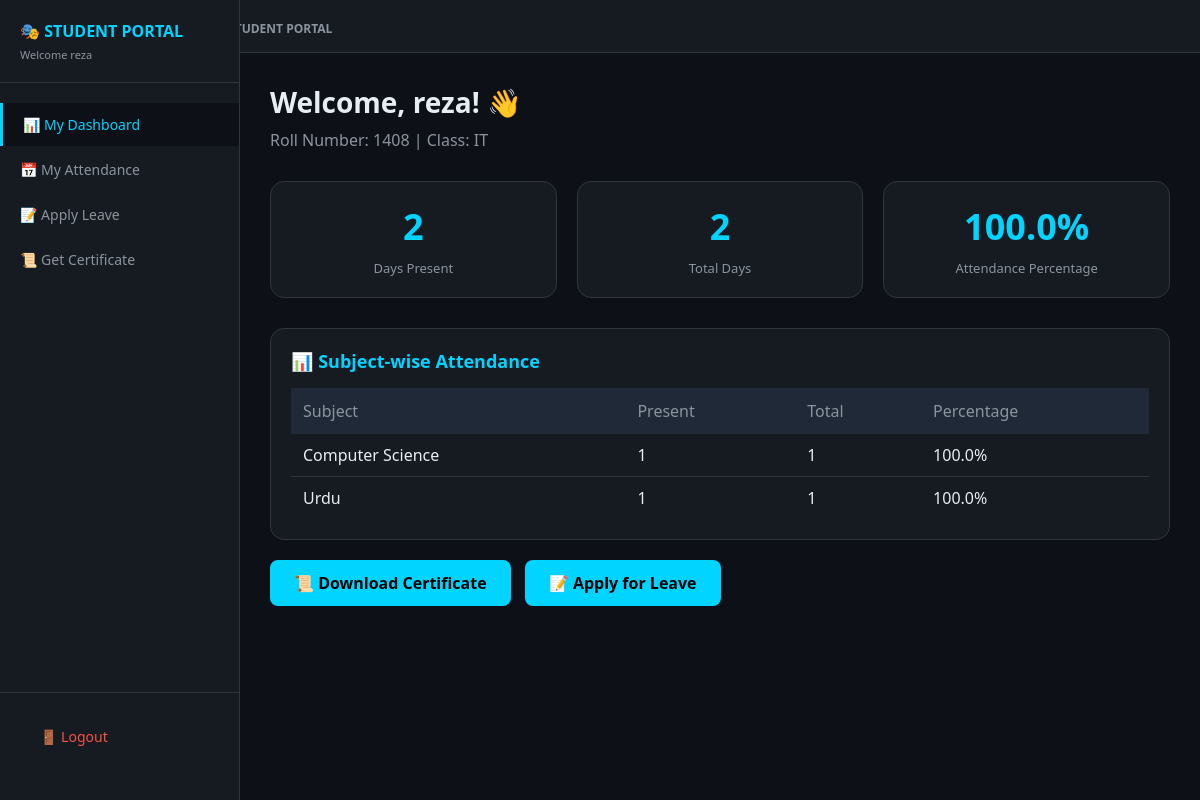
/student/dashboard (signed in), run on the app's committed database.
### tables this page shows
CREATE TABLE students (
            id INTEGER PRIMARY KEY AUTOINCREMENT,
            student_id VARCHAR(20) UNIQUE NOT NULL,
            roll_number VARCHAR(20) NOT NULL,
            name VARCHAR(100) NOT NULL,
            class_name VARCHAR(50) NOT NULL,
            section VARCHAR(10),
            email VARCHAR(100),
            phone VARCHAR(15),
            father_name VARCHAR(100),
            registration_date DATE DEFAULT CURRENT_DATE,
            is_active BOOLEAN DEFAULT 1,
            face_encoding BLOB,
            created_at TIMESTAMP DEFAULT CURRENT_TIMESTAMP,
            UNIQUE(class_name, roll_number)
        );

CREATE TABLE subjects (
            id INTEGER PRIMARY KEY AUTOINCREMENT,
            subject_code VARCHAR(20) UNIQUE NOT NULL,
            subject_name VARCHAR(100) NOT NULL,
            teacher_id INTEGER NOT NULL,
            class_name VARCHAR(50) NOT NULL,
            semester VARCHAR(20),
            is_active BOOLEAN DEFAULT 1,
            created_at TIMESTAMP DEFAULT CURRENT_TIMESTAMP,
            FOREIGN KEY (teacher_id) REFERENCES teachers(id)
        );

### app.py (the view)
@app.route('/student/dashboard')
@student_required
def student_dashboard():
    conn = sqlite3.connect(DB_PATH)
    cursor = conn.cursor()
    cursor.execute('SELECT id FROM students WHERE name = ?', (session['student_name'],))
    student = cursor.fetchone()
    student_id = student[0] if student else None
    if student_id:
        cursor.execute('''
            SELECT
                COUNT(CASE WHEN status = 'present' THEN 1 END) as present,
                COUNT(*) as total
            FROM attendance WHERE student_id = ?
        ''', (student_id,))
        attendance = cursor.fetchone()
        cursor.execute('''
            SELECT sub.subject_name, COUNT(*) as total,
                   COUNT(CASE WHEN a.status = 'present' THEN 1 END) as present
            FROM attendance a JOIN subjects sub ON a.subject_id = sub.id
            WHERE a.student_id = ?
            GROUP BY sub.subject_name
        ''', (student_id,))
        subject_attendance = cursor.fetchall()
    else:
        attendance = (0, 0)
        subject_attendance = []
    conn.close()
    return render_template('student_dashboard.html',
                         student_name=session['student_name'],
                         student_roll=session['student_roll'],
                         student_class=session['student_class'],
                         attendance=attendance,
                         subject_attendance=subject_attendance)

### app.py (called while the page is built)
def student_required(f):
    @wraps(f)
    def decorated_function(*args, **kwargs):
        if not session.get('student_logged_in'):
            flash('Please login as student first!', 'danger')
            return redirect(url_for('student_login'))
        return f(*args, **kwargs)
    return decorated_function

### templates/student_dashboard.html (shortened to what this page needs)
<!DOCTYPE html>
<html lang="en">
<head>
</head>
<body>
    <div class="navbar">
        <h2>🎭 FACE RECOGNITION <span>STUDENT PORTAL</span></h2>
    </div>
    <div class="sidebar" id="sidebar">
        <div class="sidebar-header">
            <h3>🎭 STUDENT PORTAL</h3>
            <p>Welcome {{ student_name }}</p>
        </div>
        <a href="/student/dashboard" class="active">📊 My Dashboard</a>
        <a href="/student/attendance">📅 My Attendance</a>
        <a href="/leave/apply">📝 Apply Leave</a>
        <a href="/certificate/attendance">📜 Get Certificate</a>
        <div class="sidebar-footer">
            <a href="/student/logout">🚪 Logout</a>
        </div>
    </div>
    <div class="main">
        <h1>Welcome, {{ student_name }}! 👋</h1>
        <p class="subtitle">Roll Number: {{ student_roll }} | Class: {{ student_class }}</p>
        <div class="stats-grid">
            <div class="stat-card">
                <div class="stat-number">{{ attendance[0] or 0 }}</div>
                <div class="stat-label">Days Present</div>
            </div>
            <div class="stat-card">
                <div class="stat-number">{{ attendance[1] or 0 }}</div>
                <div class="stat-label">Total Days</div>
            </div>
            <div class="stat-card">
                <div class="stat-number">
                    {% if attendance[1] and attendance[1] > 0 %}
                        {{ "%.1f"|format((attendance[0] or 0) / attendance[1] * 100) }}%
                    {% else %}0%{% endif %}
                </div>
                <div class="stat-label">Attendance Percentage</div>
            </div>
        </div>
        <div class="section">
            <h3>📊 Subject-wise Attendance</h3>
            <div class="table-wrap">
                <table>
                    <thead>
                        <tr>
                            <th>Subject</th>
                            <th>Present</th>
                            <th>Total</th>
                            <th>Percentage</th>
                        </tr>
                    </thead>
                    <tbody>
                        {% for sub in subject_attendance %}
                        <tr>
                            <td>{{ sub[0] }}</td>
                            <td>{{ sub[2] }}</td>
                            <td>{{ sub[1] }}</td>
                            <td>{{ "%.1f"|format((sub[2] / sub[1]) * 100) if sub[1] > 0 else 0 }}%</td>
                        </tr>
                        {% else %}
                        <td><td colspan="4" class="empty-state">📭 No attendance records found</td></tr>
                        {% endfor %}
                    </tbody>
                </table>
            </div>
        </div>
        <div class="quick-actions">
            <a href="/certificate/attendance" class="btn">📜 Download Certificate</a>
            <a href="/leave/apply" class="btn">📝 Apply for Leave</a>
        </div>
    </div>
</body>
</html>

### templates/student_dashboard.html (style rules this page uses)
* { margin: 0; padding: 0; box-sizing: border-box; }
body { background: #0d1117; font-family: 'Segoe UI', sans-serif; color: #e6edf3; }
.navbar { background: #161b22; padding: 14px 20px; display: flex; justify-content: space-between; align-items: center; border-bottom: 1px solid #30363d; }
.navbar h2 { color: #00d4ff; font-size: 18px; }
.navbar h2 span { font-size: 12px; color: #8b949e; }
.sidebar { width: 240px; background: #161b22; height: 100vh; position: fixed; top: 0; left: 0; padding: 20px 0; border-right: 1px solid #30363d; }
.sidebar-header { padding: 0 20px 20px 20px; border-bottom: 1px solid #30363d; margin-bottom: 20px; }
.sidebar-header h3 { color: #00d4ff; font-size: 16px; }
.sidebar-header p { color: #8b949e; font-size: 11px; margin-top: 5px; }
.sidebar a { display: block; padding: 12px 20px; color: #8b949e; text-decoration: none; font-size: 14px; transition: all 0.3s; margin: 2px 0; }
.sidebar a:hover, .sidebar a.active { color: #00d4ff; background: #0d1117; border-left: 3px solid #00d4ff; }
.sidebar-footer { position: absolute; bottom: 20px; left: 0; right: 0; padding: 20px; border-top: 1px solid #30363d; }
.sidebar-footer a { color: #f85149 !important; }
.main { margin-left: 240px; padding: 30px; }
h1 { font-size: 28px; margin-bottom: 8px; }
.subtitle { color: #8b949e; margin-bottom: 30px; }
.stats-grid { display: grid; grid-template-columns: repeat(auto-fit, minmax(200px, 1fr)); gap: 20px; margin-bottom: 30px; }
.stat-card { background: #161b22; border: 1px solid #30363d; border-radius: 14px; padding: 20px; text-align: center; transition: all 0.3s; }
.stat-number { font-size: 36px; font-weight: bold; color: #00d4ff; }
.stat-label { color: #8b949e; margin-top: 8px; font-size: 13px; }
.section { background: #161b22; border: 1px solid #30363d; border-radius: 14px; padding: 20px; margin-bottom: 20px; }
.section h3 { margin-bottom: 15px; color: #00d4ff; font-size: 18px; }
table { width: 100%; border-collapse: collapse; }
th { background: #1f2937; padding: 12px; text-align: left; color: #8b949e; font-weight: 500; }
td { padding: 10px 12px; border-bottom: 1px solid #30363d; }
tr:last-child td { border-bottom: none; }
.btn { display: inline-block; padding: 12px 24px; background: #00d4ff; color: #000; text-decoration: none; border-radius: 8px; margin-right: 10px; font-weight: bold; transition: all 0.3s; }

### data on the page
students: name "reza"
subjects: subject_name "Computer Science", sub "1", value "100.0"
subjects: subject_name "Urdu", sub "1", value "100.0"

### other printed values
{{ student_roll }} "1408"
{{ student_class }} "IT"
{{ attendance[0] or 0 }} "2"
{{ attendance[1] or 0 }} "2"
{{ "%.1f"|format((attendance[0] or 0) / attendance[1] * 100) }} "100.0"
